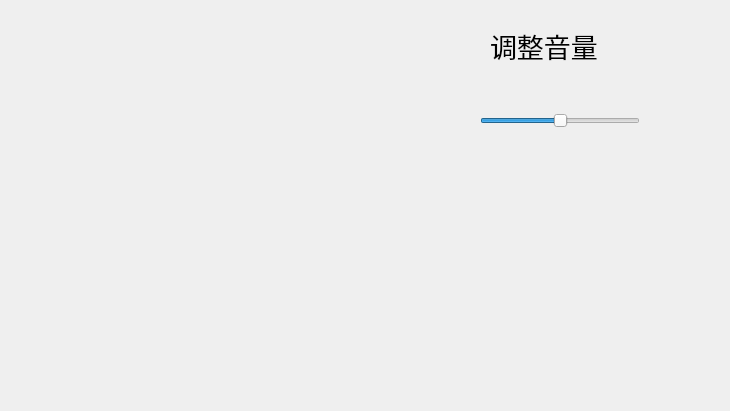
<?xml version="1.0" encoding="UTF-8"?>
<ui version="4.0">
 <class>SetVolumeDialog</class>
 <widget class="QDialog" name="SetVolumeDialog">
  <property name="geometry">
   <rect>
    <x>0</x>
    <y>0</y>
    <width>730</width>
    <height>411</height>
   </rect>
  </property>
  <property name="windowTitle">
   <string>Dialog</string>
  </property>
  <property name="styleSheet">
   <string notr="true">background-image: url(:/images/volume);</string>
  </property>
  <widget class="QLabel" name="label">
   <property name="geometry">
    <rect>
     <x>490</x>
     <y>30</y>
     <width>131</width>
     <height>31</height>
    </rect>
   </property>
   <property name="font">
    <font>
     <pointsize>20</pointsize>
    </font>
   </property>
   <property name="text">
    <string>调整音量</string>
   </property>
  </widget>
  <widget class="QSlider" name="horizontalSlider">
   <property name="geometry">
    <rect>
     <x>480</x>
     <y>110</y>
     <width>160</width>
     <height>22</height>
    </rect>
   </property>
   <property name="value">
    <number>50</number>
   </property>
   <property name="orientation">
    <enum>Qt::Horizontal</enum>
   </property>
  </widget>
  <widget class="QLabel" name="label_2">
   <property name="geometry">
    <rect>
     <x>110</x>
     <y>200</y>
     <width>68</width>
     <height>15</height>
    </rect>
   </property>
   <property name="text">
    <string/>
   </property>
  </widget>
 </widget>
 <resources/>
 <connections/>
</ui>
